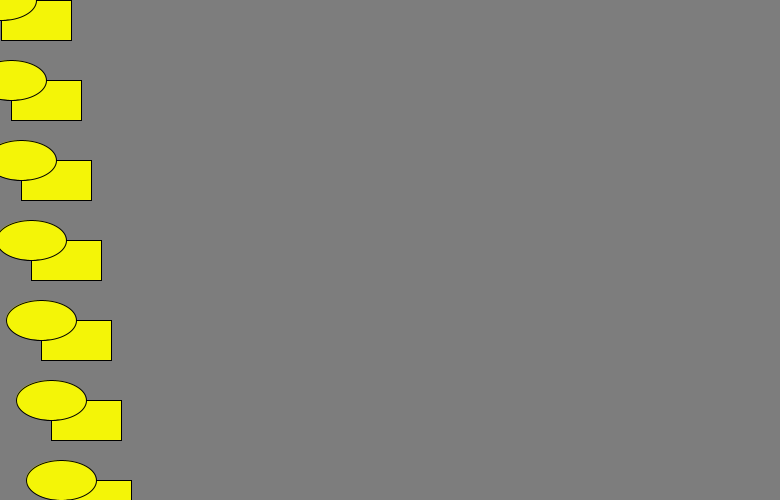
Frame 1 (no input)
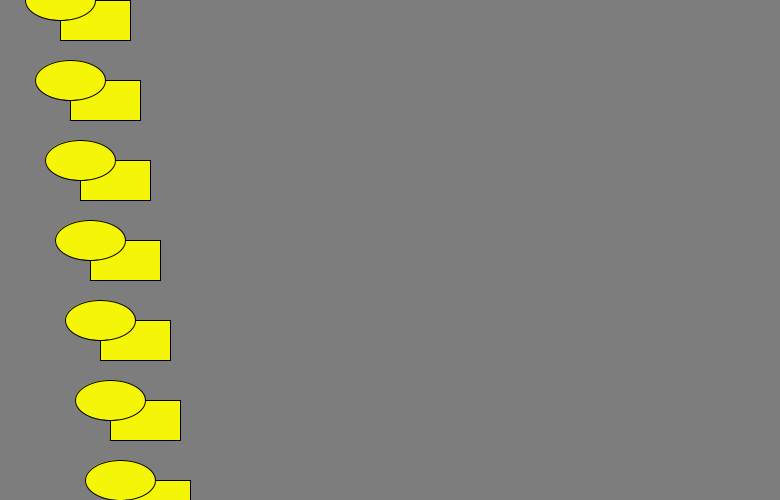
Frame 60 (the mouse pressed at the canvas centre just before this capture)
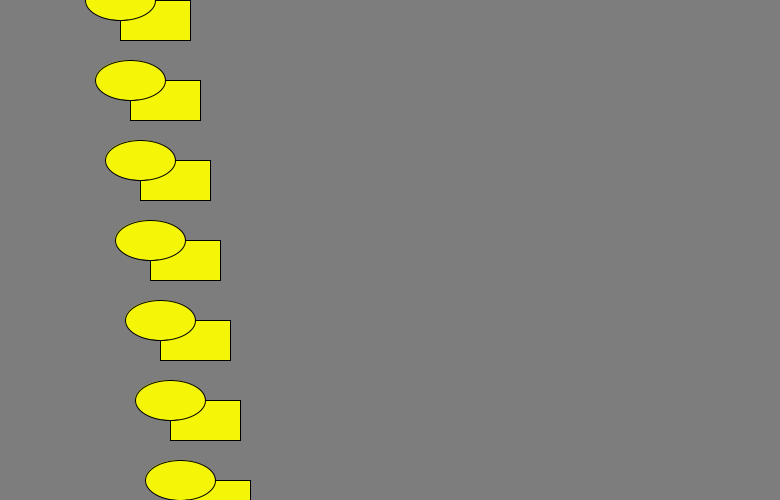
Frame 120 (the mouse held since frame 60 and released just before this capture)

The Processing sketch that drew these frames (run headless with seeded random() and noise(); from frame 60 on, the mouse is pressed at the canvas centre):

// Processing sketch: processing_99852
// ── processing_99852.pde

Bus []bus=new Bus[10];
Bus myBus;

boolean trigger= false;
void setup() {
  size(780, 500);
  for (int i=0;i<bus.length;i++) {
    bus[i] = new Bus(color(244, 245, 7), i*10,i*80, 1, 40, 70, 3);

  }
}
void draw() {
  background(200);
  for (int i=0;i<bus.length;i++) {
  if(trigger){
bus[i].xpos=bus[i].xpos+bus[i].xspeed;
  }
  else{
    background(125);
  stroke(0);
  }}
  for (int i=0;i<bus.length;i++) {
    
    bus[i].move();
    bus[i].display();
    bus[i].busreverse();
  }
}
void mousePressed(){
 for (int i=0;i<bus.length;i++) {
  if (bus[i].xpos<mouseX && mouseX<bus[i].xpos+bus[i].xwidth){
trigger=!trigger;
}}}
class Bus{
  
  
  color c;
  int xpos;
  int ypos;
  int xspeed;
  int xwidth;
  int ylength;
  int xpos2;
  int i;  
  Bus(color tempc,int tempx, int tempy,int tempspeed,int templength,int tempwidth,int tempx2){
    c= tempc;
    xpos=tempx;
    ypos= tempy;
    xspeed=tempspeed;
    xwidth=tempwidth;
    ylength=templength;
    xpos2=tempx2;
    i++;
  }
   void display(){
    rectMode(CORNER);
   fill(c) ;
   rect(xpos,ypos,xwidth,ylength);
   ellipse(xpos,ypos,40,40);
   ellipse(xpos,ypos,xwidth,ylength);
   }
   
   void move(){
     xpos=xspeed+xpos;
     if(xpos>width){
     }
     xpos2=xspeed+xpos2;
    if(xpos2>width){
    }
   
if(xpos2>width){
 }
 }
 void busreverse(){
   
  if((xpos<0)|(xpos>width)){
     xspeed=xspeed*-1;
    
  }}}
  
